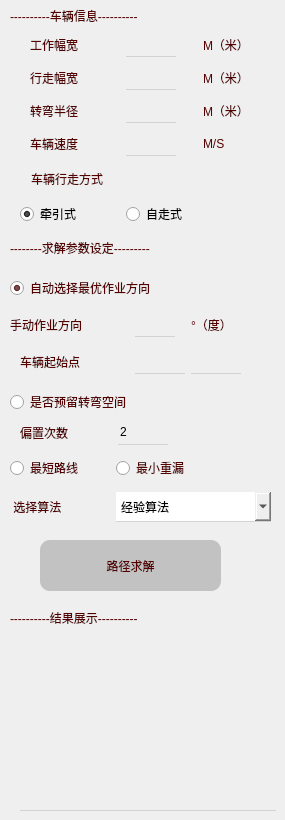
    <widget class="QWidget" name="tab_2">
     <attribute name="title">
      <string>播种</string>
     </attribute>
     <widget class="QLabel" name="label_16">
      <property name="geometry">
       <rect>
        <x>10</x>
        <y>0</y>
        <width>261</width>
        <height>31</height>
       </rect>
      </property>
      <property name="styleSheet">
       <string notr="true">color:rgb(85, 0, 0);
font: 11pt &quot;宋体&quot;;</string>
      </property>
      <property name="text">
       <string>----------车辆信息----------</string>
      </property>
     </widget>
     <widget class="QWidget" name="gridLayoutWidget_7">
      <property name="geometry">
       <rect>
        <x>10</x>
        <y>30</y>
        <width>266</width>
        <height>201</height>
       </rect>
      </property>
      <layout class="QGridLayout" name="gridLayout_7" columnstretch="1,0,0">
       <property name="leftMargin">
        <number>0</number>
       </property>
       <item row="5" column="0" colspan="2">
        <widget class="QLabel" name="label_29">
         <property name="maximumSize">
          <size>
           <width>16777215</width>
           <height>30</height>
          </size>
         </property>
         <property name="styleSheet">
          <string notr="true">color:rgb(85, 0, 0);
font: 10pt &quot;宋体&quot;;</string>
         </property>
         <property name="text">
          <string>车辆行走方式</string>
         </property>
         <property name="indent">
          <number>11</number>
         </property>
        </widget>
       </item>
       <item row="1" column="1">
        <widget class="QLineEdit" name="lineEdit_17">
         <property name="minimumSize">
          <size>
           <width>0</width>
           <height>25</height>
          </size>
         </property>
         <property name="maximumSize">
          <size>
           <width>50</width>
           <height>16777215</height>
          </size>
         </property>
         <property name="styleSheet">
          <string notr="true">background-color: transparent;
color: rgb(0, 0, 0);
border: none;
border-bottom: 1px solid lightgray;</string>
         </property>
         <property name="text">
          <string/>
         </property>
        </widget>
       </item>
       <item row="0" column="1">
        <widget class="QLineEdit" name="lineEdit_15">
         <property name="minimumSize">
          <size>
           <width>0</width>
           <height>25</height>
          </size>
         </property>
         <property name="maximumSize">
          <size>
           <width>50</width>
           <height>16777215</height>
          </size>
         </property>
         <property name="styleSheet">
          <string notr="true">background-color: transparent;
color: rgb(0, 0, 0);
border: none;
border-bottom: 1px solid lightgray;</string>
         </property>
         <property name="text">
          <string/>
         </property>
        </widget>
       </item>
       <item row="2" column="1">
        <widget class="QLineEdit" name="lineEdit_18">
         <property name="minimumSize">
          <size>
           <width>0</width>
           <height>25</height>
          </size>
         </property>
         <property name="maximumSize">
          <size>
           <width>50</width>
           <height>16777215</height>
          </size>
         </property>
         <property name="styleSheet">
          <string notr="true">background-color: transparent;
color: rgb(0, 0, 0);
border: none;
border-bottom: 1px solid lightgray;</string>
         </property>
         <property name="text">
          <string/>
         </property>
        </widget>
       </item>
       <item row="0" column="2">
        <widget class="QLabel" name="label_46">
         <property name="maximumSize">
          <size>
           <width>60</width>
           <height>16777215</height>
          </size>
         </property>
         <property name="styleSheet">
          <string notr="true">color:rgb(85, 0, 0);
font: 10pt &quot;宋体&quot;;</string>
         </property>
         <property name="text">
          <string>M（米）</string>
         </property>
        </widget>
       </item>
       <item row="1" column="2">
        <widget class="QLabel" name="label_47">
         <property name="maximumSize">
          <size>
           <width>60</width>
           <height>16777215</height>
          </size>
         </property>
         <property name="styleSheet">
          <string notr="true">color:rgb(85, 0, 0);
font: 10pt &quot;宋体&quot;;</string>
         </property>
         <property name="text">
          <string>M（米）</string>
         </property>
        </widget>
       </item>
       <item row="2" column="2">
        <widget class="QLabel" name="label_48">
         <property name="maximumSize">
          <size>
           <width>60</width>
           <height>16777215</height>
          </size>
         </property>
         <property name="styleSheet">
          <string notr="true">color:rgb(85, 0, 0);
font: 10pt &quot;宋体&quot;;</string>
         </property>
         <property name="text">
          <string>M（米）</string>
         </property>
        </widget>
       </item>
       <item row="1" column="0">
        <widget class="QLabel" name="label_25">
         <property name="styleSheet">
          <string notr="true">color:rgb(85, 0, 0);
font: 10pt &quot;宋体&quot;;</string>
         </property>
         <property name="text">
          <string>行走幅宽</string>
         </property>
         <property name="indent">
          <number>10</number>
         </property>
        </widget>
       </item>
       <item row="6" column="0">
        <widget class="QRadioButton" name="radioButton_13">
         <property name="text">
          <string>牵引式</string>
         </property>
         <property name="checkable">
          <bool>true</bool>
         </property>
         <property name="checked">
          <bool>true</bool>
         </property>
        </widget>
       </item>
       <item row="6" column="1">
        <widget class="QRadioButton" name="radioButton_14">
         <property name="text">
          <string>自走式</string>
         </property>
        </widget>
       </item>
       <item row="2" column="0">
        <widget class="QLabel" name="label_26">
         <property name="styleSheet">
          <string notr="true">color:rgb(85, 0, 0);
font: 10pt &quot;宋体&quot;;</string>
         </property>
         <property name="text">
          <string>转弯半径</string>
         </property>
         <property name="indent">
          <number>10</number>
         </property>
        </widget>
       </item>
       <item row="0" column="0">
        <widget class="QLabel" name="label_27">
         <property name="maximumSize">
          <size>
           <width>90</width>
           <height>16777215</height>
          </size>
         </property>
         <property name="styleSheet">
          <string notr="true">color:rgb(85, 0, 0);
font: 10pt &quot;宋体&quot;;</string>
         </property>
         <property name="text">
          <string>工作幅宽</string>
         </property>
         <property name="indent">
          <number>10</number>
         </property>
        </widget>
       </item>
       <item row="3" column="0">
        <widget class="QLabel" name="label_28">
         <property name="styleSheet">
          <string notr="true">color:rgb(85, 0, 0);
font: 10pt &quot;宋体&quot;;</string>
         </property>
         <property name="text">
          <string>车辆速度</string>
         </property>
         <property name="indent">
          <number>10</number>
         </property>
        </widget>
       </item>
       <item row="3" column="1">
        <widget class="QLineEdit" name="lineEdit_24">
         <property name="minimumSize">
          <size>
           <width>0</width>
           <height>25</height>
          </size>
         </property>
         <property name="maximumSize">
          <size>
           <width>50</width>
           <height>16777215</height>
          </size>
         </property>
         <property name="styleSheet">
          <string notr="true">background-color: transparent;
color: rgb(0, 0, 0);
border: none;
border-bottom: 1px solid lightgray;</string>
         </property>
         <property name="text">
          <string/>
         </property>
        </widget>
       </item>
       <item row="3" column="2">
        <widget class="QLabel" name="label_56">
         <property name="maximumSize">
          <size>
           <width>60</width>
           <height>16777215</height>
          </size>
         </property>
         <property name="styleSheet">
          <string notr="true">color:rgb(85, 0, 0);
font: 10pt &quot;宋体&quot;;</string>
         </property>
         <property name="text">
          <string>M/S</string>
         </property>
        </widget>
       </item>
      </layout>
     </widget>
     <widget class="QPushButton" name="pushButton_4">
      <property name="geometry">
       <rect>
        <x>40</x>
        <y>540</y>
        <width>181</width>
        <height>51</height>
       </rect>
      </property>
      <property name="styleSheet">
       <string notr="true">QPushButton {
background-color: rgb(194, 194, 194);
	font: 12pt &quot;宋体&quot;;
color:rgb(85, 0, 0);
border-radius: 10px;
}
QPushButton:hover {
background-color: rgb(232, 232, 232);
}
QPushButton:pressed {
background-color: rgb(129, 129, 129);
}</string>
      </property>
      <property name="text">
       <string>路径求解</string>
      </property>
     </widget>
     <widget class="QLabel" name="label_30">
      <property name="geometry">
       <rect>
        <x>10</x>
        <y>610</y>
        <width>261</width>
        <height>16</height>
       </rect>
      </property>
      <property name="styleSheet">
       <string notr="true">color:rgb(85, 0, 0);
font: 11pt &quot;宋体&quot;;</string>
      </property>
      <property name="text">
       <string>----------结果展示----------</string>
      </property>
     </widget>
     <widget class="QTextBrowser" name="textBrowser_4">
      <property name="geometry">
       <rect>
        <x>20</x>
        <y>640</y>
        <width>256</width>
        <height>171</height>
       </rect>
      </property>
      <property name="styleSheet">
       <string notr="true">background-color: transparent;
color: rgb(0, 0, 0);
border: none;
border-bottom: 1px solid lightgray;</string>
      </property>
     </widget>
     <widget class="QLabel" name="label_24">
      <property name="geometry">
       <rect>
        <x>10</x>
        <y>240</y>
        <width>261</width>
        <height>16</height>
       </rect>
      </property>
      <property name="styleSheet">
       <string notr="true">color:rgb(85, 0, 0);
font: 11pt &quot;宋体&quot;;</string>
      </property>
      <property name="text">
       <string>--------求解参数设定---------</string>
      </property>
     </widget>
     <widget class="QWidget" name="gridLayoutWidget_11">
      <property name="geometry">
       <rect>
        <x>10</x>
        <y>450</y>
        <width>261</width>
        <height>80</height>
       </rect>
      </property>
      <layout class="QGridLayout" name="gridLayout_12">
       <item row="0" column="0">
        <widget class="QRadioButton" name="radioButton_10">
         <property name="minimumSize">
          <size>
           <width>100</width>
           <height>0</height>
          </size>
         </property>
         <property name="maximumSize">
          <size>
           <width>100</width>
           <height>16777215</height>
          </size>
         </property>
         <property name="styleSheet">
          <string notr="true">color:rgb(85, 0, 0);
font: 10pt &quot;宋体&quot;;</string>
         </property>
         <property name="text">
          <string>最短路线</string>
         </property>
        </widget>
       </item>
       <item row="0" column="1">
        <widget class="QRadioButton" name="radioButton_11">
         <property name="styleSheet">
          <string notr="true">color:rgb(85, 0, 0);
font: 10pt &quot;宋体&quot;;</string>
         </property>
         <property name="text">
          <string>最小重漏</string>
         </property>
        </widget>
       </item>
       <item row="1" column="0">
        <widget class="QLabel" name="label_23">
         <property name="maximumSize">
          <size>
           <width>80</width>
           <height>16777215</height>
          </size>
         </property>
         <property name="styleSheet">
          <string notr="true">color:rgb(85, 0, 0);
font: 10pt &quot;宋体&quot;;</string>
         </property>
         <property name="text">
          <string> 选择算法</string>
         </property>
        </widget>
       </item>
       <item row="1" column="1">
        <widget class="QComboBox" name="comboBox_5">
         <property name="minimumSize">
          <size>
           <width>0</width>
           <height>30</height>
          </size>
         </property>
         <property name="styleSheet">
          <string notr="true">color: rgb(0, 0, 0);
font: 10pt &quot;宋体&quot;;
border: none;
border-bottom: 1px solid lightgray;</string>
         </property>
         <item>
          <property name="text">
           <string>经验算法</string>
          </property>
         </item>
         <item>
          <property name="text">
           <string>贪婪算法</string>
          </property>
         </item>
         <item>
          <property name="text">
           <string>google OR-Tools</string>
          </property>
         </item>
        </widget>
       </item>
      </layout>
     </widget>
     <widget class="QWidget" name="gridLayoutWidget_12">
      <property name="geometry">
       <rect>
        <x>10</x>
        <y>270</y>
        <width>231</width>
        <height>111</height>
       </rect>
      </property>
      <layout class="QGridLayout" name="gridLayout_13">
       <item row="1" column="0">
        <widget class="QLabel" name="label_44">
         <property name="maximumSize">
          <size>
           <width>180</width>
           <height>16777215</height>
          </size>
         </property>
         <property name="styleSheet">
          <string notr="true">color:rgb(85, 0, 0);
font: 10pt &quot;宋体&quot;;</string>
         </property>
         <property name="text">
          <string>手动作业方向</string>
         </property>
        </widget>
       </item>
       <item row="1" column="1">
        <widget class="QLineEdit" name="lineEdit_22">
         <property name="minimumSize">
          <size>
           <width>0</width>
           <height>25</height>
          </size>
         </property>
         <property name="maximumSize">
          <size>
           <width>40</width>
           <height>16777215</height>
          </size>
         </property>
         <property name="styleSheet">
          <string notr="true">background-color: transparent;
color: rgb(0, 0, 0);
border: none;
border-bottom: 1px solid lightgray;</string>
         </property>
        </widget>
       </item>
       <item row="2" column="0">
        <widget class="QLabel" name="label_31">
         <property name="minimumSize">
          <size>
           <width>100</width>
           <height>0</height>
          </size>
         </property>
         <property name="styleSheet">
          <string notr="true">color:rgb(85, 0, 0);
font: 10pt &quot;宋体&quot;;</string>
         </property>
         <property name="text">
          <string>车辆起始点</string>
         </property>
         <property name="indent">
          <number>10</number>
         </property>
        </widget>
       </item>
       <item row="0" column="0" colspan="3">
        <widget class="QRadioButton" name="radioButton_17">
         <property name="styleSheet">
          <string notr="true">color:rgb(85, 0, 0);
font: 10pt &quot;宋体&quot;;</string>
         </property>
         <property name="text">
          <string>自动选择最优作业方向</string>
         </property>
         <property name="checked">
          <bool>true</bool>
         </property>
        </widget>
       </item>
       <item row="1" column="2">
        <widget class="QLabel" name="label_45">
         <property name="styleSheet">
          <string notr="true">color:rgb(85, 0, 0);
font: 10pt &quot;宋体&quot;;</string>
         </property>
         <property name="text">
          <string>°（度）</string>
         </property>
        </widget>
       </item>
       <item row="2" column="1">
        <widget class="QLineEdit" name="lineEdit_19">
         <property name="minimumSize">
          <size>
           <width>0</width>
           <height>25</height>
          </size>
         </property>
         <property name="maximumSize">
          <size>
           <width>50</width>
           <height>16777215</height>
          </size>
         </property>
         <property name="styleSheet">
          <string notr="true">background-color: transparent;
color: rgb(0, 0, 0);
border: none;
border-bottom: 1px solid lightgray;</string>
         </property>
         <property name="text">
          <string/>
         </property>
        </widget>
       </item>
       <item row="2" column="2">
        <widget class="QLineEdit" name="lineEdit_25">
         <property name="minimumSize">
          <size>
           <width>0</width>
           <height>25</height>
          </size>
         </property>
         <property name="maximumSize">
          <size>
           <width>50</width>
           <height>16777215</height>
          </size>
         </property>
         <property name="styleSheet">
          <string notr="true">background-color: transparent;
color: rgb(0, 0, 0);
border: none;
border-bottom: 1px solid lightgray;</string>
         </property>
         <property name="text">
          <string/>
         </property>
        </widget>
       </item>
      </layout>
     </widget>
     <widget class="QWidget" name="gridLayoutWidget_6">
      <property name="geometry">
       <rect>
        <x>10</x>
        <y>390</y>
        <width>171</width>
        <height>55</height>
       </rect>
      </property>
      <layout class="QGridLayout" name="gridLayout_16" columnstretch="1,0,0">
       <item row="1" column="1">
        <widget class="QLineEdit" name="lineEdit_23">
         <property name="minimumSize">
          <size>
           <width>0</width>
           <height>25</height>
          </size>
         </property>
         <property name="maximumSize">
          <size>
           <width>50</width>
           <height>16777215</height>
          </size>
         </property>
         <property name="styleSheet">
          <string notr="true">background-color: transparent;
color: rgb(0, 0, 0);
border: none;
border-bottom: 1px solid lightgray;</string>
         </property>
         <property name="text">
          <string>2</string>
         </property>
        </widget>
       </item>
       <item row="1" column="0">
        <widget class="QLabel" name="label_53">
         <property name="minimumSize">
          <size>
           <width>100</width>
           <height>0</height>
          </size>
         </property>
         <property name="styleSheet">
          <string notr="true">color:rgb(85, 0, 0);
font: 10pt &quot;宋体&quot;;</string>
         </property>
         <property name="text">
          <string>偏置次数</string>
         </property>
         <property name="indent">
          <number>10</number>
         </property>
        </widget>
       </item>
       <item row="1" column="2">
        <widget class="QLabel" name="label_55">
         <property name="text">
          <string/>
         </property>
        </widget>
       </item>
       <item row="0" column="0" colspan="3">
        <widget class="QRadioButton" name="radioButton_15">
         <property name="styleSheet">
          <string notr="true">color:rgb(85, 0, 0);
font: 10pt &quot;宋体&quot;;</string>
         </property>
         <property name="text">
          <string>是否预留转弯空间</string>
         </property>
        </widget>
       </item>
      </layout>
     </widget>
    </widget>
